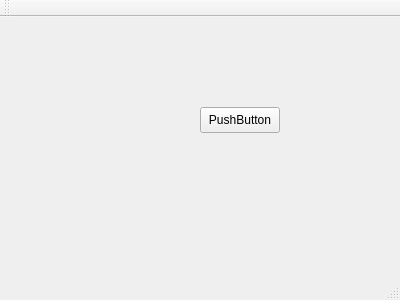
<?xml version="1.0" encoding="UTF-8"?>
<ui version="4.0">
 <class>MainWindow</class>
 <widget class="QMainWindow" name="MainWindow">
  <property name="geometry">
   <rect>
    <x>0</x>
    <y>0</y>
    <width>400</width>
    <height>300</height>
   </rect>
  </property>
  <property name="windowTitle">
   <string>MainWindow</string>
  </property>
  <widget class="QWidget" name="centralWidget">
   <widget class="QPushButton" name="pushButton">
    <property name="geometry">
     <rect>
      <x>200</x>
      <y>90</y>
      <width>80</width>
      <height>26</height>
     </rect>
    </property>
    <property name="text">
     <string>PushButton</string>
    </property>
   </widget>
  </widget>
  <widget class="QMenuBar" name="menuBar">
   <property name="geometry">
    <rect>
     <x>0</x>
     <y>0</y>
     <width>400</width>
     <height>23</height>
    </rect>
   </property>
  </widget>
  <widget class="QToolBar" name="mainToolBar">
   <attribute name="toolBarArea">
    <enum>TopToolBarArea</enum>
   </attribute>
   <attribute name="toolBarBreak">
    <bool>false</bool>
   </attribute>
  </widget>
  <widget class="QStatusBar" name="statusBar"/>
 </widget>
 <layoutdefault spacing="6" margin="11"/>
 <resources/>
 <connections/>
</ui>
